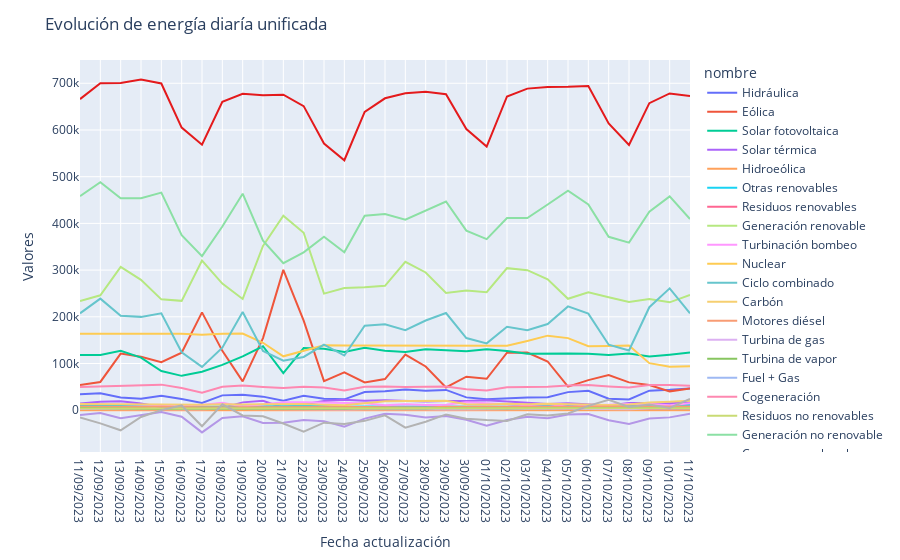

The notebook cell this image was saved under:
### Code cell
fig_all = px.line(data_frame = df_balance,
        x = 'Fecha actualización',
        y = 'Valores',
        color = 'nombre',
        color_discrete_sequence = colores_personalizados,
)

fig_all.update_layout(title = 'Evolución de energía diaría unificada')

fig_all.show()
